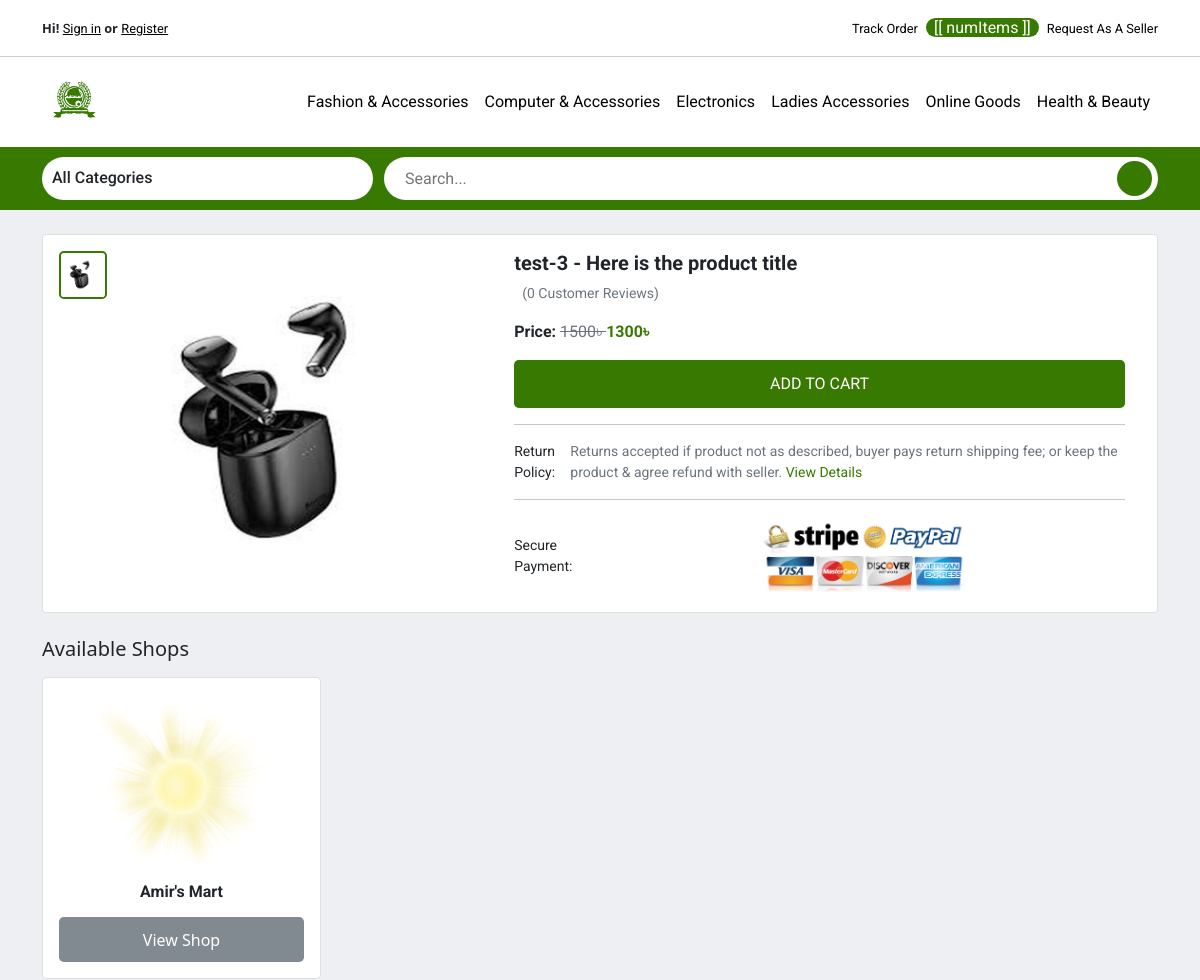
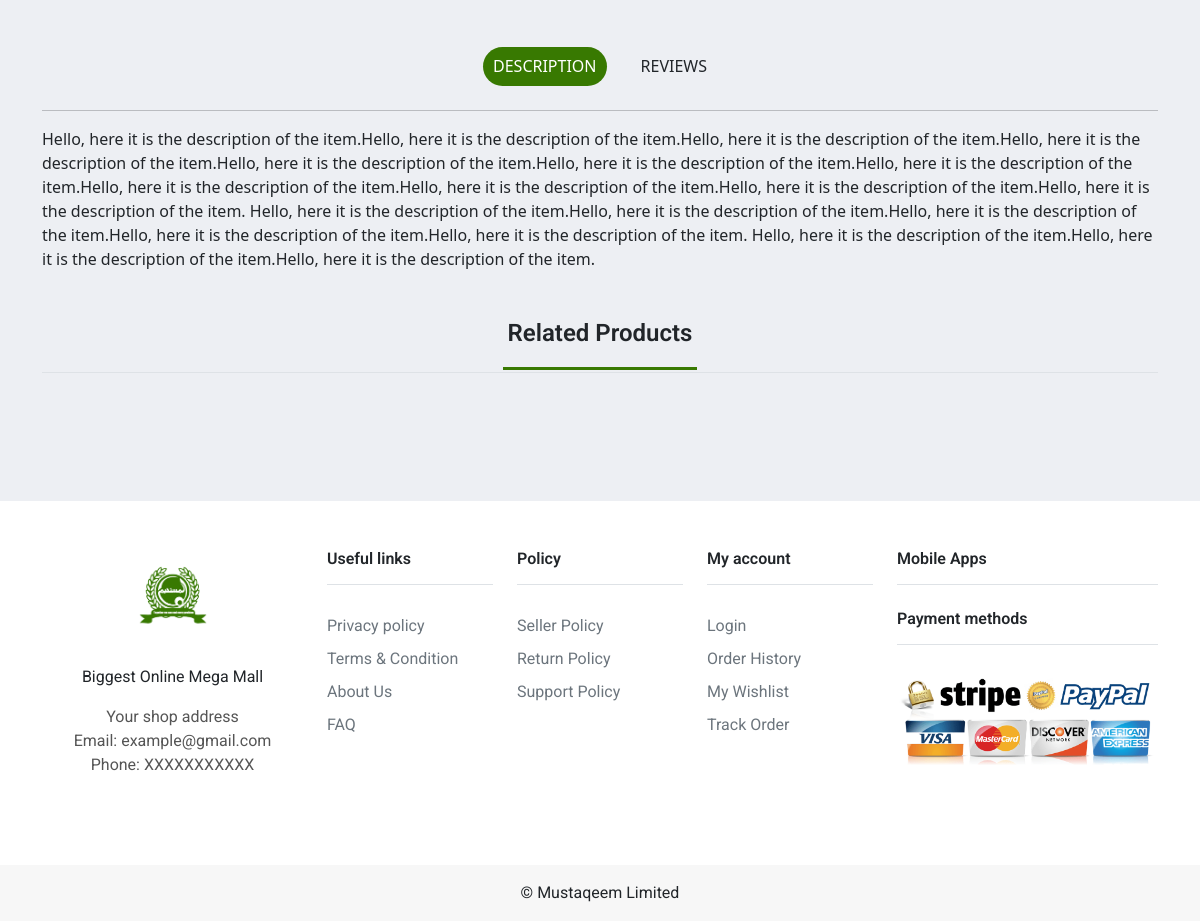
Screenshot of /product/test-3/ with the database file from the repository (2 pictures, top to bottom).
### store/models.py (models this page shows, shortened)
class Category(models.Model):
    title = models.CharField(max_length=120, unique=True)
    img = models.ImageField(upload_to="images/")

class Product(models.Model):
    title = models.CharField(max_length=120)
    slug = models.SlugField(max_length=200, null=True, unique=True)
    img = models.ImageField(upload_to="images/")
    thumbnail = models.ImageField(upload_to="images/", null=True, blank=True)
    description = models.TextField(null=True, blank=True)
    brand = models.ForeignKey(
        Brand, on_delete=models.CASCADE, null=True, blank=True)
    category = models.ForeignKey(
        Category, on_delete=models.CASCADE, null=True)
    shop = models.ForeignKey(
        Shop, on_delete=models.CASCADE, null=True)
    isFavorite = models.BooleanField()
    market_price = models.IntegerField()
    sale_price = models.IntegerField(null=True, blank=True)
    stock_quantity = models.IntegerField()
    flash_sale_offer = models.ForeignKey(Offer, on_delete=models.SET_NULL, null=True, blank=True)
    campaign_offer = models.ForeignKey(Campaign, on_delete=models.SET_NULL, null=True, blank=True)
    created_at = models.DateTimeField(auto_now_add=True)
    updated_at = models.DateTimeField(auto_now=True, null=True, blank=True)
    """def save(self, *args, **kwargs):
        self.thumbnail = self.make_thumbnail(self.image)

        super().save(*args, **kwargs)"""

class Shop(models.Model):
    title = models.CharField(max_length=120, unique=True)
    phone_no = models.CharField(max_length=20, null=True, blank=True)
    address = models.TextField(null=True, blank=True)
    img = models.ImageField(upload_to="images/")

### store/views.py (the view)
# urls.py: path("product/<str:slug>/", productDetailView, name="product-detail"),
def productDetailView(request, slug):
    categories = Category.objects.all().order_by("-id")
    try:
        product = Product.objects.get(slug=slug)
    except Product.DoesNotExist:
        return HttpResponse("Product Not Found!")
    main_navbarCat = Category.objects.all().order_by("-id")[:6]
    subcategories = SubCategory.objects.all()
    context = {
        "product": product,
        "main_navbarCat": main_navbarCat,
        "categories": categories,
        "subcategories": subcategories
    }
    return render(request, "store/product_details.html", context)

### Cart/cart.py (called while the page is built)
    def get_total_length(self):
            return sum(int(item['quantity']) for item in self.cart.values())

### Cart/context_processor.py (called while the page is built)
def cart(request):
    return {'cart': Cart(request)}

### store/templates/store/product_details.html (shortened to what this page needs)
{% extends "store/base.html" %}
{% load static %}
{% block content %}
<link rel="stylesheet" href="{% static 'css/product_details.css' %}">
<div class="singleProduct__container container my-4">
    <div id="productsApp">
    <div class="card p-3">
        <div class="single__product">
            <div class="singleProuct__img">
                <div class="singleProduct__gallery">
                    <img class="gallery_img activeImg" src="{{product.img.url}}" alt="">
                </div>
                <img class="main__img" src="{{product.img.url}}" alt="">
            </div>
            <div class="singleProduct__info">
                <h5 class="fw-bold">{{ product.title }}</h5>
                <small class="customer__reviews">
                    <div class="customer__review">
                    </div>
                    <span class="text-muted show__customerReview">(0 Customer Reviews)</span>
                </small>
                <div class="product___price">
                    {% if product.sale_price %}
                        <p class="product__price fw-bold"><span>Price: </span><span class="cross__price text-muted">{{ product.market_price }}৳ </span><span class="product__Saleprice">{{ product.sale_price }}৳</span></p>
                    {% else %}
                        <p class="product__price fw-bold"><span>Price: </span><span class="product__Saleprice">{{ product.market_price }}৳</span></p>
                    {% endif %}
                </div>
                <div class="product__cartBtn">
                    <button  @click="addToCart({{product.id}})">ADD TO CART</button>
                </div>
                <hr>
                <div class="return__policy">
                    <small>Return Policy: </small>
                    <small class="text-muted">Returns accepted if product not as described, buyer pays return shipping fee; or keep the product & agree refund with seller. <a href="#">View Details</a></small>
                </div>
                <hr>
                <div class="secure__payment">
                    <small>Secure Payment: </small>
                    <img class="secure__img" src="{% static 'background_images/payment.png' %}" alt="">
                </div>
            </div>
        </div>
    </div>
    </div>
    {% if product.shop %}
    <div class="available__shops my-4">
        <h5 class="mb-3">Available Shops</h5>
        <div class="card p-3">
            <div class="shop__image">
                <img src="{{ product.shop.img.url }}" alt="">
            </div>
            <div class="shop__info text-center pt-2">
                <h6 class="fw-bold">{{ product.shop.title }}</h6>
            </div>
            <div class="followBuy">
                <a href="{% url 'store:shopwise-product' product.shop.id product.shop.title %}">
                    <button class="follow__btn">View Shop</button>
                </a>
            </div>
        </div>
    </div>
    {% endif %}
    <div class="descriptionAndReviews mt-5">
        <div class="description activeResource">
            <h6 class="text-uppercase description__button">Description</h5>
        </div>
        <div class="reviews">
            <h6 class="text-uppercase reviews__button">Reviews</h5>
        </div>
    </div>
    <hr>
    <div class="Resources">
        <div class="description__text">
            {% if product.description %}
            {{ product.description }}
            {% endif %}
        </div>
    </div>
    <div class="related__products my-5">
        <div class="am-sec-title mb-4">
            <h2 class="text-center border-bottom pb-4 h4">
                <span class="base-border">Related Products</span>
            </h2>
        </div>
    </div>
</div>
{% endblock %}

### store/templates/store/navbar.html (shortened to what this page needs)
{% load static %}
<link rel="stylesheet" href="{% static 'css/navbar.css' %}" />
<link rel="stylesheet" type="text/css" href="//cdn.jsdelivr.net/npm/slick-carousel@1.8.1/slick/slick.css" />
<link rel="stylesheet" type="text/css" href="//cdn.jsdelivr.net/npm/slick-carousel@1.8.1/slick/slick-theme.css" />
<div class="top__bar bg-white">
    <nav class="navbar navbar-expand-lg navbar-light container">
        <ul class="navbar-nav mb-2 mb-lg-0">
            {% if not request.user.is_authenticated %}
            <li class="nav-item login__header top__header">
                <span class="fw-bold text-dark">Hi!</span> <a href="{% url 'store:user_login' %}"><small>Sign in</small></a>
            </li>
            <li class="nav-item top__header login__header">
                <span class="fw-bold text-dark">or</span> <a href="{% url 'store:user_registration' %}"><small>Register</small></a>
            </li>
            {% else %}
            <li class="nav-item top__header logout__header">
                <a href="{% url 'store:logout' %}"><small class="btn btn-link">Logout</small></a>
            </li>
            {% endif %}
        </ul>
        <ul class="navbar-nav ms-auto mb-2 mb-lg-0 d-flex align-items-center">
            <li class="nav-item top__header">
                <a class="nav-link" href="#"><small>Track Order</small></a>
            </li>
            <li class="nav-item cart__header me-2">
                <a href="{% url 'cart_details' %}">
                    <div id="navbarApp">
                        <span class="cart__counter">[[ numItems ]]</span>
                    </div>
                </a>
            </li>
            <li class="nav-item top__header">
                <a href="{% url 'store:get_seller_registration' %}"><small>Request As A Seller</small></a>
            </li>
        </ul>
    </nav>
</div>
<div class="main__navbar">
    <nav class="navbar navbar-expand-lg navbar-light bg-white">
        <div class="container">
            <a class="navbar-brand" href="{% url 'store:home' %}">
                <div class="logo">
                    <img src="{% static 'logo_img/logo.png' %}" alt="" />
                </div>
            </a>
            <div class="collapse navbar-collapse" id="navbarSupportedContent">
                <ul class="navbar-nav ms-auto mb-2 mb-lg-0 main__navbarList">
                    {% if main_navbarCat %}
                        {% for category in main_navbarCat %}
                            <li class="nav-item cat__list">
                                <a class="nav-link" href="{% url 'store:categorywise-product' category.id category.title %}">
                                    {{ category.title }}
                                </a>
                            </li>
                        {% endfor %}
                    {% endif %}
                </ul>
            </div>
        </div>
    </nav>
</div>
<div class="home__content">
    <div class="container">
        <div class="home__categoriesSearchBar">
            <div class="all__departments">
                <div class="all__departmentsHeader">
                    <h6>All Categories</h6>
                </div>
            </div>
            <form action="{% url 'store:search' %}" class="home__searchBar" method="GET">
                <input type="text" value="{{ request.GET.query }}" name="query" id="search-input" placeholder="Search..." />
                <button>
                </button>
            </form>
        </div>
    </div>
</div>

### static/css/base.css (style rules this page uses)
* { text-decoration: none !important; list-style: none !important; box-sizing: border-box !important; }
:root { --white-primary: #fff; --primary-color: #387901; --primary-dark: #34630a; --black-primary: #000; --dark-primary: #212529; --blue-primary: #0D6EFD; --gray-primary: #ccc; --muted-primary: #6C757D; --muted-gray: #F7F7F7; --dark-gray: #5a5a5a; --dark-gray2: #818a91; --bg-color: #EDEFF3; --cat-bg: #FFDCC3; --roboto: "Roboto", sans-serif; }
body { background-color: var(--bg-color); }

### static/css/navbar.css (style rules this page uses)
.top__bar { border-bottom: 1px solid var(--gray-primary); }
.main__navbar { background-color: var(--white-primary); position: sticky; top: 0; left: 0; z-index: 998; }
.main__navbarList { position: relative; }
.logo { width: 4rem; height: 4rem; }
.logo img { width: 100%; height: 100%; border-radius: 50%; object-fit: cover; }
.nav-item a { color: var(--black-primary) !important; font-family: var(--roboto); font-size: 1rem !important; transition: color 0.3s; }
.top__header, .top__header a small { font-size: 0.8rem; color: var(--primary-color); }
.top__header a small:last-child { color: var(--black-primary); transition: color 0.3s; }
.cart__header { display: flex; align-items: center; }
.cart__header .cart__counter { background-color: var(--primary-color); color: var(--white-primary); border-radius: 9999px; padding: 0 8px; }
.login__header { margin-right: 0.2rem; }
.login__header a small { text-decoration: underline !important; }
.home__content { padding: 10px 0; background-color: var(--primary-color); }
.home__categoriesSearchBar { display: flex; justify-content: space-between; align-items: center; }
.all__departments { position: relative; display: flex; align-items: center; height: 43px; flex: 0.3; background-color: var(--white-primary); border-radius: 9999px; margin-right: 0.7rem; }
.all__departmentsHeader { width: 100%; display: flex; justify-content: space-between; align-items: center; }
.all__departmentsHeader h6 { margin-top: 6px; padding-left: 10px; font-family: var(--roboto); }
.home__searchBar { display: flex; align-items: center; flex: 0.7; border: 1px solid transparent; height: 43px; border-radius: 40px; background-color: var(--white-primary); }
.home__searchBar input { flex: 1; border: none; padding: 0 10px; outline: none; margin-left: 10px; font-family: var(--roboto); }
.home__searchBar input::placeholder { font-family: var(--roboto); }
.home__searchBar button { width: 35px!important; height: 35px!important; border: 1px solid transparent; border-radius: 50%; margin-right: 5px; color: var(--white-primary); display: flex; justify-content: center; align-items: center; font-size: 1.2rem; background-color: var(--primary-color); cursor: pointer; }

### static/css/footer.css (style rules this page uses)
.border-bottom, .footer-links li a { font-family: var(--roboto); }
.border-bottom { font-weight: 600; }

### rows the page displays
Category: title "Fashion & Accessories"
Category: title "Computer & Accessories"
Category: title "Electronics"
Category: title "Ladies Accessories"
Category: title "Online Goods"
Category: title "Health & Beauty"
Product: img (picture), title "test-3 - Here is the product title", market_price "1500", sale_price "1300", shop.img (picture), shop "Amir's Mart", description "Hello, here it is the description of the item.Hello, here it is the description of the item.Hello, here it is the description of the item.Hello, here it is the description of the item.Hello, here it is the description of the item.Hello, here it is the description of the item.Hello, here it is the description of the item.Hello, here it is the description of the item.Hello, here it is the description of the item.Hello, here it is the description of the item.Hello, here it is the description of the item. Hello, here it is the description of the item.Hello, here it is the description of the item.Hello, here it is the description of the item.Hello, here it is the description of the item.Hello,…"
